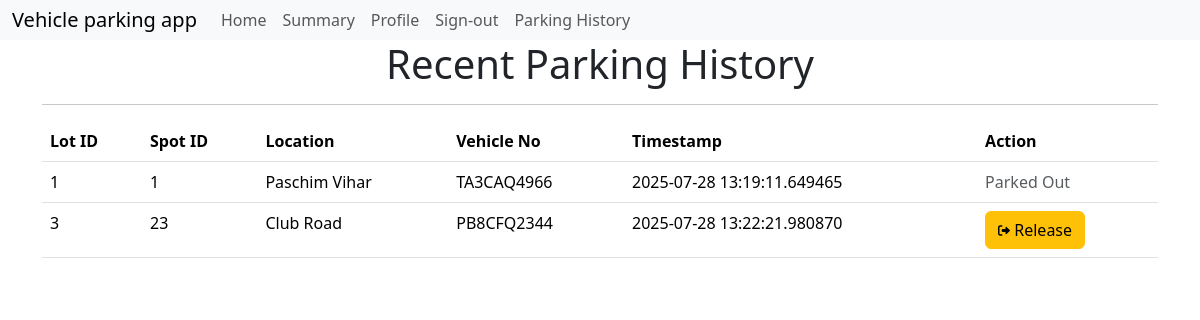
/parked_history (signed in), run on the app's committed database.
### models.py (models this page shows)
class Reserveparkingspot(db.Model):
    __tablename__='reserve_parking_spot'
    id=db.Column(db.Integer,primary_key=True)
    lot_id=db.Column(db.Integer,db.ForeignKey('parking_lot.id'),nullable=False)
    spot_id=db.Column(db.Integer,db.ForeignKey('parking_space.id'),nullable=False)
    user_id=db.Column(db.Integer,db.ForeignKey('user.id'),nullable=False)
    vehicle_number=db.Column(db.String(16),nullable=False)
    parking_timestamp=db.Column(db.DateTime,nullable=False)
    leaving_timestamp=db.Column(db.DateTime,nullable=True)
    parking_cost=db.Column(db.Integer,nullable=True)
    parkinglot=db.relationship('Parkinglot',backref='reservations',lazy=True)

class Parkinglot(db.Model):
    __tablename__='parking_lot'
    id=db.Column(db.Integer,primary_key=True)
    primary_location_name=db.Column(db.String(64),unique=True,nullable=False)
    price=db.Column(db.Integer,nullable=False)
    address=db.Column(db.String(128),nullable=False)
    pin_code=db.Column(db.Integer,nullable=False)
    maximum_number_of_spots=db.Column(db.Integer,nullable=False)
    spaces=db.relationship('Parkingspace',backref='parkinglot',cascade='all, delete-orphan',lazy='dynamic')

### routes.py (the view)
@app.route('/parked_history')
@auth_required
def parked_history():
    user = User.query.get(session['user_id'])
    if not user:
        flash('You need to sign in first')
        return redirect(url_for('signin'))
    return render_template('parked_history.html', user=user,
                           reservations=Reserveparkingspot.query.filter_by(user_id=user.id).all())

### routes.py (called while the page is built)
def auth_required(func):
    @wraps(func)
    def inner(*args, **kwargs):
        if 'user_id' not in session:
            flash('You need to sign-in first')
            return redirect(url_for('signin'))
        return func(*args, **kwargs)
    return inner

### templates/parked_history.html (shortened to what this page needs)
{% extends 'layout.html' %}
{% block content %}
  <h1>Recent Parking History</h1>
  <hr>
 <table class="table">
  <thead>
    <tr>
      <th>Lot ID</th>
      <th>Spot ID</th>
      <th>Location</th>
      <th>Vehicle No</th>
      <th>Timestamp</th>
      <th>Action</th>
    </tr>
  </thead>
  <tbody>
    {% for reserve in reservations %}
    <tr>
      <td>{{reserve.lot_id}}</td>
      <td>{{ reserve.spot_id}}</td>
      <td>{{ reserve.parkinglot.primary_location_name}}</td>
      <td>{{ reserve.vehicle_number}}</td>
      <td>{{ reserve.parking_timestamp}}</td>
      <td>
        {% if not reserve.leaving_timestamp %}
        <a href="{{ url_for('leave_spot', reservation_id=reserve.id) }}" class="btn btn-warning">
          <i class="fas fa-sign-out-alt fa-xs"></i>
          Release
        </a>
        {% else %}
        <span class="text-muted">Parked Out</span>
        {% endif %}
      </td>
    </tr>
    {% endfor %}
  </tbody>
</table>
{% endblock %}

### templates/layout.html (style rules this page uses)
body { padding:0; margin:0; }

### templates/parked_history.html (style rules this page uses)
h1,h2 { text-align:center; }

### data on the page
Reserveparkingspot: lot_id "1", spot_id "1", parkinglot.primary_location_name "Paschim Vihar", vehicle_number "TA3CAQ4966", parking_timestamp "2025-07-28 13:19:11.649465", shows "Parked Out"
Reserveparkingspot: lot_id "3", spot_id "23", parkinglot.primary_location_name "Club Road", vehicle_number "PB8CFQ2344", parking_timestamp "2025-07-28 13:22:21.980870"
